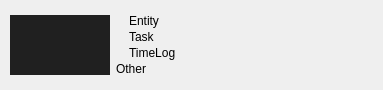
<?xml version="1.0" encoding="UTF-8"?>
<ui version="4.0">
 <class>TaskWidget</class>
 <widget class="QWidget" name="TaskWidget">
  <property name="geometry">
   <rect>
    <x>0</x>
    <y>0</y>
    <width>383</width>
    <height>90</height>
   </rect>
  </property>
  <property name="windowTitle">
   <string>Form</string>
  </property>
  <layout class="QHBoxLayout" name="horizontalLayout" stretch="0">
   <property name="margin">
    <number>0</number>
   </property>
   <item>
    <widget class="QFrame" name="background">
     <property name="acceptDrops">
      <bool>true</bool>
     </property>
     <property name="styleSheet">
      <string notr="true">#background {
	border-bottom-style: solid;
	border-bottom-width: 1px;
	border-bottom-color: rgb(64,64,64);
}

#background[selected=false] {
	background-color: rgb(0, 0, 0,0);
}

#background[selected=true] {
	background-color: rgb(0, 178, 236);
}

/*Font colour for all QLabels in form*/
#background[selected=false] QLabel {
}

#background[selected=true] QLabel {
	color: rgb(255,255,255);
}</string>
     </property>
     <property name="frameShape">
      <enum>QFrame::NoFrame</enum>
     </property>
     <property name="frameShadow">
      <enum>QFrame::Plain</enum>
     </property>
     <property name="lineWidth">
      <number>0</number>
     </property>
     <property name="selected" stdset="0">
      <bool>true</bool>
     </property>
     <layout class="QHBoxLayout" name="horizontalLayout_2" stretch="0,1">
      <property name="spacing">
       <number>6</number>
      </property>
      <property name="margin">
       <number>10</number>
      </property>
      <item>
       <widget class="QLabel" name="thumbnail">
        <property name="minimumSize">
         <size>
          <width>100</width>
          <height>60</height>
         </size>
        </property>
        <property name="maximumSize">
         <size>
          <width>100</width>
          <height>60</height>
         </size>
        </property>
        <property name="styleSheet">
         <string notr="true">#thumbnail {
background-color: rgb(32,32, 32);
}</string>
        </property>
        <property name="text">
         <string/>
        </property>
        <property name="pixmap">
         <pixmap resource="resources.qrc">:/res/thumb_empty.png</pixmap>
        </property>
       </widget>
      </item>
      <item>
       <layout class="QVBoxLayout" name="verticalLayout" stretch="1,0,0,0,0,1">
        <property name="spacing">
         <number>2</number>
        </property>
        <item>
         <spacer name="verticalSpacer_2">
          <property name="orientation">
           <enum>Qt::Vertical</enum>
          </property>
          <property name="sizeHint" stdset="0">
           <size>
            <width>6</width>
            <height>0</height>
           </size>
          </property>
         </spacer>
        </item>
        <item>
         <layout class="QHBoxLayout" name="horizontalLayout_3" stretch="0,1">
          <property name="spacing">
           <number>6</number>
          </property>
          <item>
           <widget class="QLabel" name="entity_icon">
            <property name="text">
             <string/>
            </property>
           </widget>
          </item>
          <item>
           <widget class="QLabel" name="entity_label">
            <property name="text">
             <string>Entity</string>
            </property>
           </widget>
          </item>
         </layout>
        </item>
        <item>
         <layout class="QHBoxLayout" name="horizontalLayout_4" stretch="0,1">
          <property name="spacing">
           <number>6</number>
          </property>
          <item>
           <widget class="QLabel" name="task_icon">
            <property name="text">
             <string/>
            </property>
           </widget>
          </item>
          <item>
           <widget class="QLabel" name="task_label">
            <property name="text">
             <string>Task</string>
            </property>
           </widget>
          </item>
         </layout>
        </item>
        <item>
         <layout class="QHBoxLayout" name="horizontalLayout_5" stretch="0,1">
          <property name="spacing">
           <number>6</number>
          </property>
          <item>
           <widget class="QLabel" name="timelog_icon">
            <property name="text">
             <string/>
            </property>
           </widget>
          </item>
          <item>
           <widget class="QLabel" name="timelog_label">
            <property name="text">
             <string>TimeLog</string>
            </property>
           </widget>
          </item>
         </layout>
        </item>
        <item>
         <widget class="QLabel" name="other_label">
          <property name="text">
           <string>Other</string>
          </property>
         </widget>
        </item>
        <item>
         <spacer name="verticalSpacer">
          <property name="orientation">
           <enum>Qt::Vertical</enum>
          </property>
          <property name="sizeHint" stdset="0">
           <size>
            <width>6</width>
            <height>0</height>
           </size>
          </property>
         </spacer>
        </item>
       </layout>
      </item>
     </layout>
    </widget>
   </item>
  </layout>
 </widget>
 <resources>
  <include location="resources.qrc"/>
 </resources>
 <connections/>
</ui>
